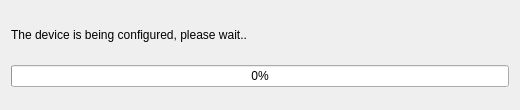
<?xml version="1.0" encoding="UTF-8"?>
<ui version="4.0">
 <class>Mymesg</class>
 <widget class="QDialog" name="Mymesg">
  <property name="geometry">
   <rect>
    <x>0</x>
    <y>0</y>
    <width>520</width>
    <height>110</height>
   </rect>
  </property>
  <property name="windowTitle">
   <string>infromation</string>
  </property>
  <layout class="QGridLayout" name="gridLayout">
   <item row="0" column="0">
    <widget class="QLabel" name="lab_MyDisplay">
     <property name="sizePolicy">
      <sizepolicy hsizetype="Preferred" vsizetype="Fixed">
       <horstretch>0</horstretch>
       <verstretch>0</verstretch>
      </sizepolicy>
     </property>
     <property name="text">
      <string>The device is being configured, please wait..</string>
     </property>
     <property name="wordWrap">
      <bool>true</bool>
     </property>
    </widget>
   </item>
   <item row="1" column="0">
    <widget class="QProgressBar" name="bar_MyDIsplay">
     <property name="styleSheet">
      <string notr="true"/>
     </property>
     <property name="maximum">
      <number>99</number>
     </property>
     <property name="value">
      <number>0</number>
     </property>
    </widget>
   </item>
  </layout>
 </widget>
 <resources/>
 <connections/>
</ui>
